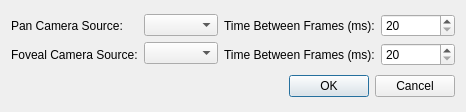
<?xml version="1.0" encoding="UTF-8"?>
<ui version="4.0">
 <class>QCameraSettingsDialog</class>
 <widget class="QDialog" name="QCameraSettingsDialog">
  <property name="geometry">
   <rect>
    <x>0</x>
    <y>0</y>
    <width>466</width>
    <height>112</height>
   </rect>
  </property>
  <property name="windowTitle">
   <string>Camera Settings</string>
  </property>
  <layout class="QGridLayout" name="gridLayout">
   <item row="0" column="0">
    <layout class="QHBoxLayout" name="horizontalLayout">
     <item>
      <layout class="QVBoxLayout" name="verticalLayout">
       <item>
        <widget class="QLabel" name="label">
         <property name="text">
          <string>Pan Camera Source:</string>
         </property>
        </widget>
       </item>
       <item>
        <widget class="QLabel" name="label_2">
         <property name="text">
          <string>Foveal Camera Source:</string>
         </property>
        </widget>
       </item>
      </layout>
     </item>
     <item>
      <layout class="QVBoxLayout" name="verticalLayout_2">
       <item>
        <widget class="QComboBox" name="comboBox_panCamNum"/>
       </item>
       <item>
        <widget class="QComboBox" name="comboBox_fovCamNum"/>
       </item>
      </layout>
     </item>
     <item>
      <layout class="QVBoxLayout" name="verticalLayout_3">
       <item>
        <widget class="QLabel" name="label_3">
         <property name="text">
          <string>Time Between Frames (ms):</string>
         </property>
        </widget>
       </item>
       <item>
        <widget class="QLabel" name="label_4">
         <property name="text">
          <string>Time Between Frames (ms):</string>
         </property>
        </widget>
       </item>
      </layout>
     </item>
     <item>
      <layout class="QVBoxLayout" name="verticalLayout_4">
       <item>
        <widget class="QSpinBox" name="spinBox_panFrameTime">
         <property name="minimum">
          <number>20</number>
         </property>
         <property name="maximum">
          <number>500</number>
         </property>
        </widget>
       </item>
       <item>
        <widget class="QSpinBox" name="spinBox_fovFrameTime">
         <property name="minimum">
          <number>20</number>
         </property>
         <property name="maximum">
          <number>500</number>
         </property>
        </widget>
       </item>
      </layout>
     </item>
    </layout>
   </item>
   <item row="1" column="0">
    <widget class="QDialogButtonBox" name="buttonBox">
     <property name="orientation">
      <enum>Qt::Horizontal</enum>
     </property>
     <property name="standardButtons">
      <set>QDialogButtonBox::Cancel|QDialogButtonBox::Ok</set>
     </property>
    </widget>
   </item>
  </layout>
 </widget>
 <resources/>
 <connections>
  <connection>
   <sender>buttonBox</sender>
   <signal>accepted()</signal>
   <receiver>QCameraSettingsDialog</receiver>
   <slot>accept()</slot>
   <hints>
    <hint type="sourcelabel">
     <x>248</x>
     <y>254</y>
    </hint>
    <hint type="destinationlabel">
     <x>157</x>
     <y>274</y>
    </hint>
   </hints>
  </connection>
  <connection>
   <sender>buttonBox</sender>
   <signal>rejected()</signal>
   <receiver>QCameraSettingsDialog</receiver>
   <slot>reject()</slot>
   <hints>
    <hint type="sourcelabel">
     <x>316</x>
     <y>260</y>
    </hint>
    <hint type="destinationlabel">
     <x>286</x>
     <y>274</y>
    </hint>
   </hints>
  </connection>
 </connections>
</ui>
